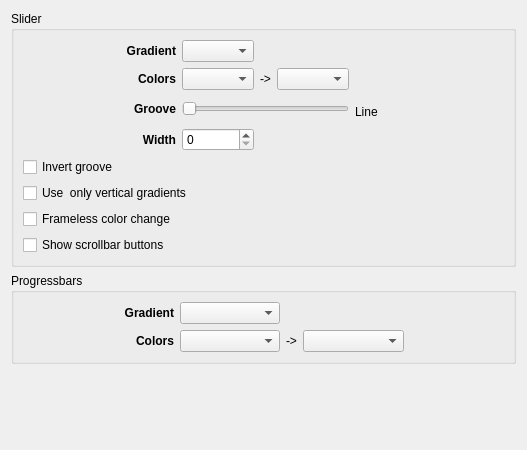
        <widget class="QWidget" name="Scrollbars">
         <layout class="QVBoxLayout" name="verticalLayout_6">
          <item>
           <widget class="QGroupBox" name="groupBox">
            <property name="title">
             <string>Slider</string>
            </property>
            <property name="flat">
             <bool>true</bool>
            </property>
            <layout class="QGridLayout" name="gridLayout_10" columnstretch="0,0,0,0,0,0,0">
             <item row="0" column="0">
              <widget class="QLabel" name="label_18">
               <property name="font">
                <font>
                 <weight>75</weight>
                 <bold>true</bold>
                </font>
               </property>
               <property name="text">
                <string>Gradient</string>
               </property>
               <property name="alignment">
                <set>Qt::AlignRight|Qt::AlignTrailing|Qt::AlignVCenter</set>
               </property>
              </widget>
             </item>
             <item row="0" column="1">
              <widget class="QComboBox" name="gradScroll">
               <property name="sizePolicy">
                <sizepolicy hsizetype="MinimumExpanding" vsizetype="Fixed">
                 <horstretch>0</horstretch>
                 <verstretch>0</verstretch>
                </sizepolicy>
               </property>
              </widget>
             </item>
             <item row="0" column="2" colspan="5">
              <spacer name="horizontalSpacer_8">
               <property name="orientation">
                <enum>Qt::Horizontal</enum>
               </property>
               <property name="sizeHint" stdset="0">
                <size>
                 <width>178</width>
                 <height>20</height>
                </size>
               </property>
              </spacer>
             </item>
             <item row="1" column="0">
              <widget class="QLabel" name="label_56">
               <property name="font">
                <font>
                 <weight>75</weight>
                 <bold>true</bold>
                </font>
               </property>
               <property name="text">
                <string>Colors</string>
               </property>
               <property name="alignment">
                <set>Qt::AlignRight|Qt::AlignTrailing|Qt::AlignVCenter</set>
               </property>
              </widget>
             </item>
             <item row="1" column="3" colspan="2">
              <widget class="QComboBox" name="scrollActiveRole">
               <property name="sizePolicy">
                <sizepolicy hsizetype="MinimumExpanding" vsizetype="Fixed">
                 <horstretch>0</horstretch>
                 <verstretch>0</verstretch>
                </sizepolicy>
               </property>
              </widget>
             </item>
             <item row="1" column="5" rowspan="2" colspan="2">
              <spacer name="horizontalSpacer_3">
               <property name="orientation">
                <enum>Qt::Horizontal</enum>
               </property>
               <property name="sizeType">
                <enum>QSizePolicy::Expanding</enum>
               </property>
               <property name="sizeHint" stdset="0">
                <size>
                 <width>40</width>
                 <height>0</height>
                </size>
               </property>
              </spacer>
             </item>
             <item row="2" column="0" rowspan="2">
              <widget class="QLabel" name="label_42">
               <property name="font">
                <font>
                 <weight>75</weight>
                 <bold>true</bold>
                </font>
               </property>
               <property name="text">
                <string>Groove</string>
               </property>
               <property name="alignment">
                <set>Qt::AlignRight|Qt::AlignTrailing|Qt::AlignVCenter</set>
               </property>
              </widget>
             </item>
             <item row="2" column="1" rowspan="2" colspan="4">
              <widget class="QSlider" name="sliderGroove">
               <property name="maximum">
                <number>4</number>
               </property>
               <property name="pageStep">
                <number>1</number>
               </property>
               <property name="orientation">
                <enum>Qt::Horizontal</enum>
               </property>
               <property name="tickPosition">
                <enum>QSlider::NoTicks</enum>
               </property>
              </widget>
             </item>
             <item row="3" column="5">
              <widget class="QLabel" name="grooveLabel">
               <property name="sizePolicy">
                <sizepolicy hsizetype="Preferred" vsizetype="Preferred">
                 <horstretch>0</horstretch>
                 <verstretch>0</verstretch>
                </sizepolicy>
               </property>
               <property name="text">
                <string>Line</string>
               </property>
              </widget>
             </item>
             <item row="5" column="0" colspan="4">
              <widget class="QCheckBox" name="invertGroove">
               <property name="text">
                <string>Invert groove</string>
               </property>
              </widget>
             </item>
             <item row="9" column="0" colspan="7">
              <widget class="QCheckBox" name="showScrollButtons">
               <property name="text">
                <string>Show scrollbar buttons</string>
               </property>
              </widget>
             </item>
             <item row="3" column="6">
              <spacer name="horizontalSpacer_14">
               <property name="orientation">
                <enum>Qt::Horizontal</enum>
               </property>
               <property name="sizeHint" stdset="0">
                <size>
                 <width>40</width>
                 <height>20</height>
                </size>
               </property>
              </spacer>
             </item>
             <item row="4" column="0">
              <widget class="QLabel" name="label_52">
               <property name="font">
                <font>
                 <weight>75</weight>
                 <bold>true</bold>
                </font>
               </property>
               <property name="text">
                <string>Width</string>
               </property>
               <property name="alignment">
                <set>Qt::AlignRight|Qt::AlignTrailing|Qt::AlignVCenter</set>
               </property>
              </widget>
             </item>
             <item row="4" column="2" colspan="5">
              <spacer name="horizontalSpacer">
               <property name="orientation">
                <enum>Qt::Horizontal</enum>
               </property>
               <property name="sizeHint" stdset="0">
                <size>
                 <width>40</width>
                 <height>20</height>
                </size>
               </property>
              </spacer>
             </item>
             <item row="4" column="1">
              <widget class="QSpinBox" name="sliderWidth"/>
             </item>
             <item row="1" column="1">
              <widget class="QComboBox" name="scrollRole">
               <property name="sizePolicy">
                <sizepolicy hsizetype="MinimumExpanding" vsizetype="Fixed">
                 <horstretch>0</horstretch>
                 <verstretch>0</verstretch>
                </sizepolicy>
               </property>
              </widget>
             </item>
             <item row="1" column="2">
              <widget class="QLabel" name="label_57">
               <property name="text">
                <string>-&gt;</string>
               </property>
              </widget>
             </item>
             <item row="7" column="0">
              <widget class="QCheckBox" name="fullScrollHover">
               <property name="text">
                <string>Frameless color change</string>
               </property>
              </widget>
             </item>
             <item row="6" column="0" colspan="7">
              <widget class="QCheckBox" name="showOff">
               <property name="text">
                <string>Use  only vertical gradients</string>
               </property>
              </widget>
             </item>
            </layout>
           </widget>
          </item>
          <item>
           <widget class="QGroupBox" name="groupBox_4">
            <property name="title">
             <string>Progressbars</string>
            </property>
            <property name="flat">
             <bool>true</bool>
            </property>
            <layout class="QGridLayout" name="gridLayout_18">
             <item row="1" column="2">
              <widget class="QComboBox" name="crProgressBg">
               <property name="sizePolicy">
                <sizepolicy hsizetype="MinimumExpanding" vsizetype="Fixed">
                 <horstretch>0</horstretch>
                 <verstretch>0</verstretch>
                </sizepolicy>
               </property>
              </widget>
             </item>
             <item row="1" column="0">
              <spacer name="horizontalSpacer_17">
               <property name="orientation">
                <enum>Qt::Horizontal</enum>
               </property>
               <property name="sizeHint" stdset="0">
                <size>
                 <width>40</width>
                 <height>20</height>
                </size>
               </property>
              </spacer>
             </item>
             <item row="0" column="1">
              <widget class="QLabel" name="label_13">
               <property name="font">
                <font>
                 <weight>75</weight>
                 <bold>true</bold>
                </font>
               </property>
               <property name="text">
                <string>Gradient</string>
               </property>
               <property name="alignment">
                <set>Qt::AlignRight|Qt::AlignTrailing|Qt::AlignVCenter</set>
               </property>
              </widget>
             </item>
             <item row="0" column="2">
              <widget class="QComboBox" name="gradProgress">
               <property name="sizePolicy">
                <sizepolicy hsizetype="MinimumExpanding" vsizetype="Fixed">
                 <horstretch>0</horstretch>
                 <verstretch>0</verstretch>
                </sizepolicy>
               </property>
              </widget>
             </item>
             <item row="1" column="1">
              <widget class="QLabel" name="label_10">
               <property name="font">
                <font>
                 <weight>75</weight>
                 <bold>true</bold>
                </font>
               </property>
               <property name="text">
                <string>Colors</string>
               </property>
               <property name="alignment">
                <set>Qt::AlignRight|Qt::AlignTrailing|Qt::AlignVCenter</set>
               </property>
              </widget>
             </item>
             <item row="1" column="3">
              <widget class="QLabel" name="label_3">
               <property name="text">
                <string>-&gt;</string>
               </property>
              </widget>
             </item>
             <item row="1" column="4">
              <widget class="QComboBox" name="crProgressFg">
               <property name="sizePolicy">
                <sizepolicy hsizetype="MinimumExpanding" vsizetype="Fixed">
                 <horstretch>0</horstretch>
                 <verstretch>0</verstretch>
                </sizepolicy>
               </property>
              </widget>
             </item>
             <item row="1" column="5">
              <spacer name="horizontalSpacer_18">
               <property name="orientation">
                <enum>Qt::Horizontal</enum>
               </property>
               <property name="sizeHint" stdset="0">
                <size>
                 <width>40</width>
                 <height>20</height>
                </size>
               </property>
              </spacer>
             </item>
            </layout>
           </widget>
          </item>
          <item>
           <spacer name="verticalSpacer_6">
            <property name="orientation">
             <enum>Qt::Vertical</enum>
            </property>
            <property name="sizeHint" stdset="0">
             <size>
              <width>20</width>
              <height>75</height>
             </size>
            </property>
           </spacer>
          </item>
         </layout>
        </widget>
